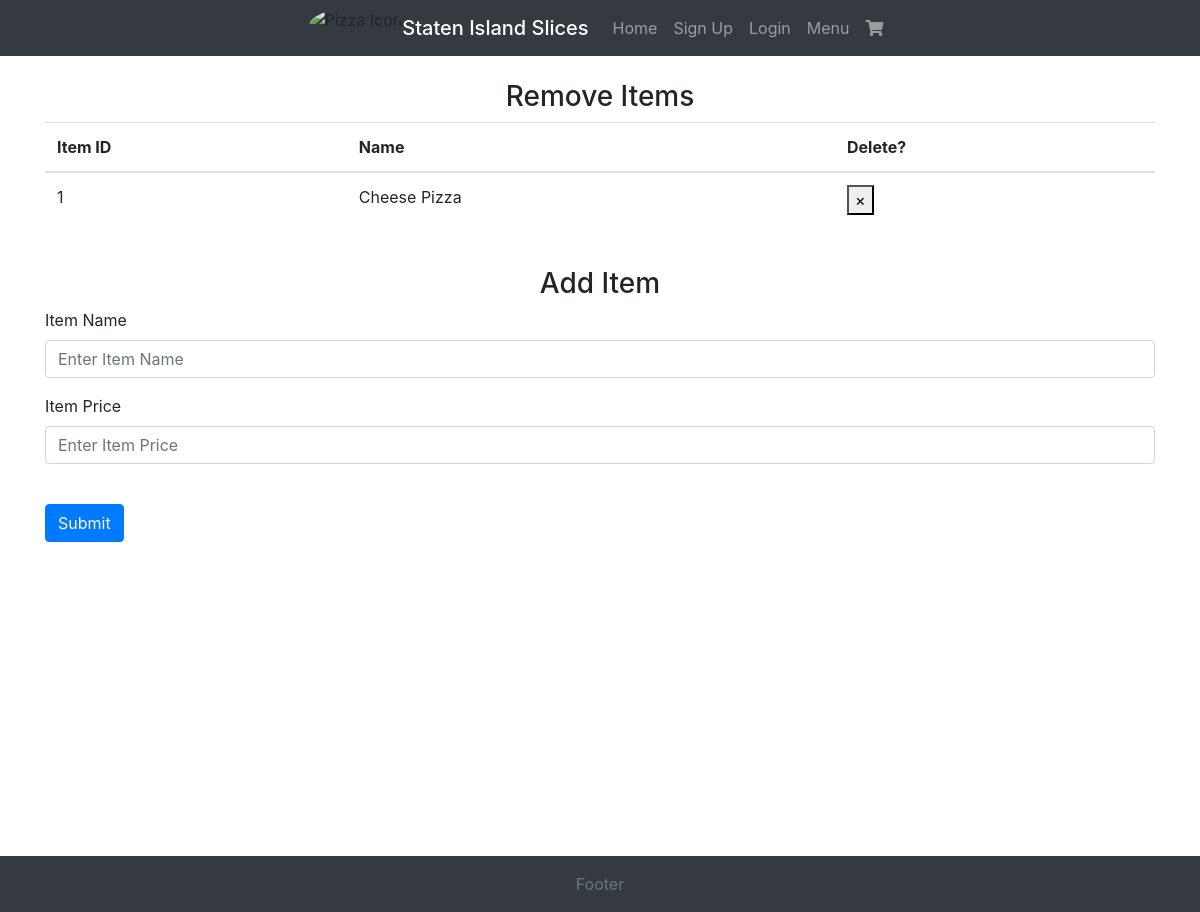
The page /admin on the database as committed earlier.
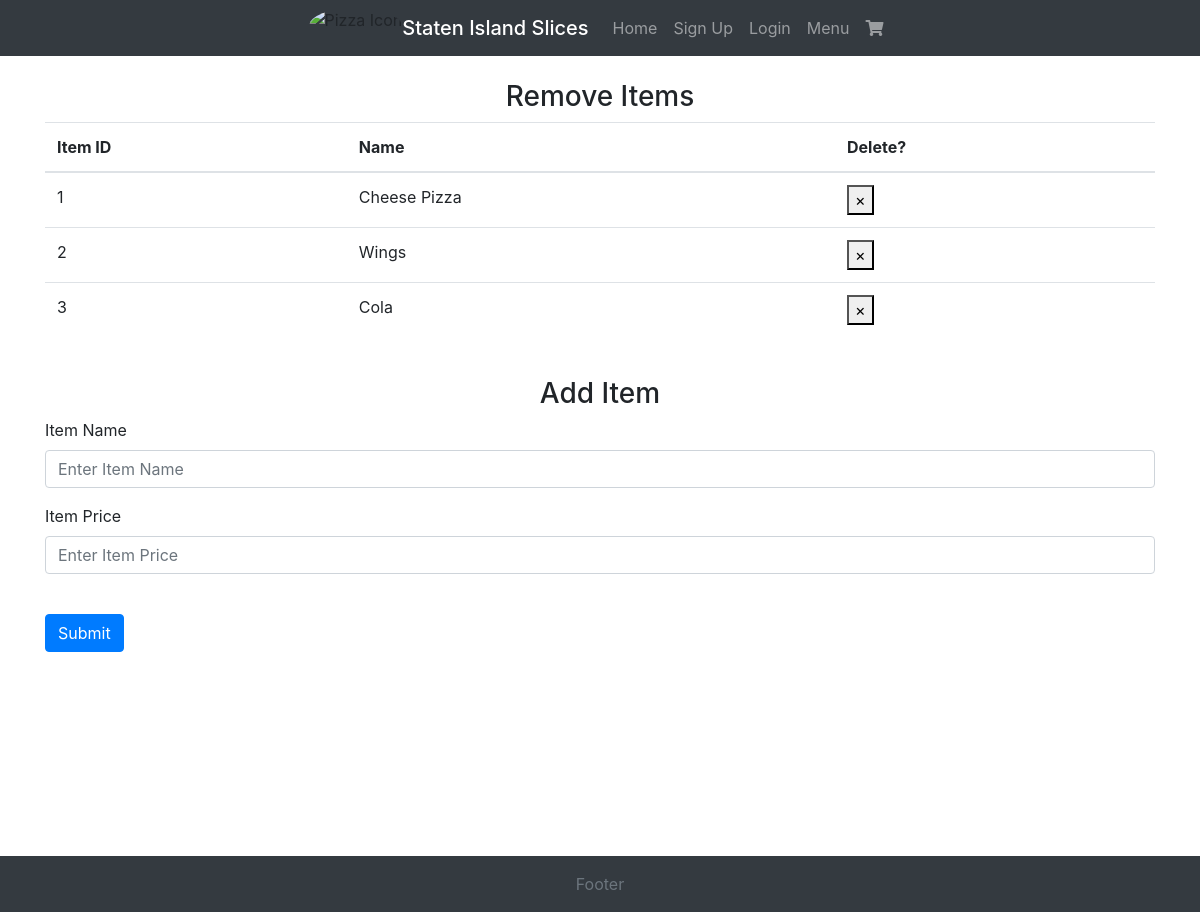
The same page on the database as committed later.
### Website/models.py (models this page shows, shortened)
class Item(db.Model):
    id = db.Column(db.Integer, primary_key=True)
    name = db.Column(db.String(255))
    price = db.Column(db.Float)
    calories = db.Column(db.Integer)

### Website/auth.py (the view, shortened to what this page needs)
@auth.route("/admin", methods=["GET", "POST"])
def admin():
    curr_items = Item.query.with_entities(Item.id, Item.name, Item.price).all()
    return render_template("admin.html", items=curr_items, user=current_user)

### Website/templates/admin.html (shortened to what this page needs)
{% extends "base.html" %} {%block title%} Admin View{% endblock %} {% block
  content %}
  <head>
  </head>
  <br>
  <h3 align="center">Remove Items</h3>
  <table class="table">
    <thead>
      <tr>
        <th>Item ID</th>
        <th>Name</th>
        <th>Delete?</th>
      </tr>
    </thead>
    <tbody>
      {% for item in items %}
      <tr>
        <td>{{ item.id }}</td>
        <td>{{ item.name }}</td>
        <td>
            <form action= '/admin_delete_item/{{ item.id }}' method="POST">
                <button>&times;</button>
            </form>
        </td>
      </tr>
      {% endfor %}
    </tbody>
  </table>
  <br>
  <form method="POST">
    <h3 align="center">Add Item</h3>
    <div class="form-group">
      <label for="itemName">Item Name</label>
      <input
        type="text"
        class="form-control"
        id="itemName"
        name="itemName"
        placeholder="Enter Item Name"
      />
    </div>
    <div class="form-group">
      <label for="itemPrice">Item Price</label>
      <input
        type="text"
        class="form-control"
        id="itemPrice"
        name="itemPrice"
        placeholder="Enter Item Price"
      />
    </div>
    <br />
    <button type="submit" class="btn btn-primary">Submit</button>
  </form>
  {% endblock %}

Rows that differ between the two databases and show on the page:
added Item: id "2", name "Wings"
added Item: id "3", name "Cola"
